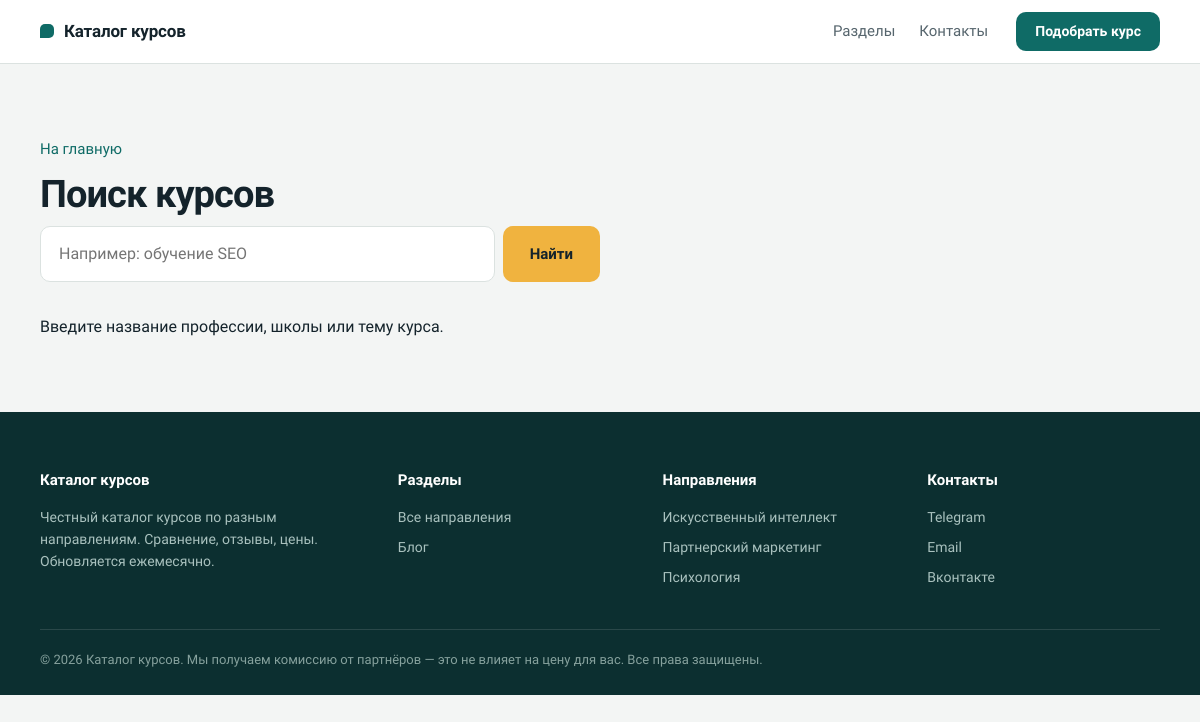
The app's page /search/ with its own data.
### refy/models.py (models this page shows, shortened)
class Section(models.Model):
    category = models.ForeignKey(Category, related_name='sections', null=True,
                                 on_delete=models.PROTECT,
                                 verbose_name='Главный раздел')
    title = models.CharField('Название', max_length=120)
    slug = models.SlugField(unique=True)
    summary = models.CharField('Краткое описание', max_length=200, blank=True)
    icon = models.FileField('Иконка', upload_to='refy/icons/', blank=True)
    seo_title = models.CharField(max_length=160, blank=True)
    seo_description = models.CharField(max_length=300, blank=True)
    seo_text = models.TextField('SEO-текст (HTML)', blank=True)
    position = models.PositiveIntegerField('Порядок', default=0)
    is_active = models.BooleanField('Показывать', default=True)
    class Meta:
        ordering = ['position', 'title']
        verbose_name = 'Раздел'
        verbose_name_plural = 'Разделы'
    def get_absolute_url(self):
        if self.category_id:
            return reverse('refy:section', args=[self.category.slug, self.slug])
        return reverse('refy:home')

### refy/views.py (the view, shortened to what this page needs)
# urls.py: path('search/', views.search, name='search'),
def search(request):
    q = request.GET.get('q', '').strip()[:100]
    words = [w for w in q.split() if len(w) > 1][:5]
    courses = []
    return render(request, 'refy/search.html', {'q': q, 'searched': bool(words), 'courses': courses})

### refy/context_processors.py (called while the page is built)
def nav_sections(request):
    return {'nav_sections': Section.objects.filter(is_active=True)[:8]}

### refy/templates/refy/search.html (shortened to what this page needs)
{% extends 'refy/base.html' %}
{% block content %}
<section>
  <div class="container">
    <a class="crumb" href="{% url 'refy:home' %}">На главную</a>
    <h1 class="section-title">Поиск курсов</h1>
    {% include 'refy/_search_form.html' %}
    <div class="search-results">
      {% if searched %}
        {% if courses %}
        <div class="cards-grid">
          {% for c in courses %}{% include 'refy/_course_card.html' %}{% endfor %}
        </div>
        {% else %}
        <p>По запросу «{{ q }}» ничего не нашли. Попробуйте другое слово или выберите направление на <a href="{% url 'refy:home' %}#sections">главной</a>.</p>
        {% endif %}
      {% else %}
      <p>Введите название профессии, школы или тему курса.</p>
      {% endif %}
    </div>
  </div>
</section>
{% endblock %}

### refy/templates/refy/base.html (shortened to what this page needs)
{% load static %}<!DOCTYPE html>
<html lang="ru">
<head>
<link rel="stylesheet" href="{% static 'css/style.css' %}">
</head>
<body>
<header>
  <div class="container header-inner">
    <a href="{% url 'refy:home' %}" class="logo">Каталог курсов</a>
    <nav aria-label="Основное меню">
      <a href="{% url 'refy:home' %}#sections">Разделы</a>
      <a href="#contacts">Контакты</a>
    </nav>
    <a href="{% url 'refy:home' %}#sections" class="btn btn-primary btn-small hd-cta">Подобрать курс</a>
  </div>
</header>
{% block content %}{% endblock %}
<footer id="contacts">
  <div class="container">
    <div class="footer-grid">
      <div>
        <h4>Каталог курсов</h4>
        <p>Честный каталог курсов по разным направлениям. Сравнение, отзывы, цены. Обновляется ежемесячно.</p>
      </div>
      <div>
        <h4>Разделы</h4>
        <a href="{% url 'refy:home' %}#sections">Все направления</a>
        <a href="#">Блог</a>
      </div>
      <div>
        <h4>Направления</h4>
        {% for s in nav_sections %}<a href="{{ s.get_absolute_url }}">{{ s.title }}</a>{% endfor %}
      </div>
      <div>
        <h4>Контакты</h4>
        <a href="https://t.me/">Telegram</a>
        <a href="mailto:info@psihologiakursy.ru">Email</a>
        <a href="#">Вконтакте</a>
      </div>
    </div>
    <div class="footer-bottom">
      © {% now "Y" %} Каталог курсов. Мы получаем комиссию от партнёров — это не влияет на цену для вас. Все права защищены.
    </div>
  </div>
</footer>
</body>
</html>

### static/css/style.css (style rules this page uses)
:root { --bg:#f3f5f4;--ink:#14232b;--muted:#56656d;--line:#dbe2e0;--teal:#0f6b66;--teal-d:#0b524e;--tint:#e2efed;--deep:#0c2f30;--amber:#f0b33f }
* { margin:0;padding:0;box-sizing:border-box }
html { scroll-behavior:smooth;scroll-padding-top:72px }
body { font-family:'Onest',system-ui,-apple-system,'Segoe UI',sans-serif;color:var(--ink);background:var(--bg);line-height:1.6;-webkit-font-smoothing:antialiased }
.container { max-width:1160px;margin:0 auto;padding:0 20px }
header { background:rgba(255,255,255,.94);backdrop-filter:blur(8px);border-bottom:1px solid var(--line);position:sticky;top:0;z-index:100 }
.header-inner { display:flex;align-items:center;gap:28px;padding-block:12px }
.logo { display:flex;align-items:center;gap:10px;font-weight:700;font-size:17px;color:var(--ink);text-decoration:none;letter-spacing:-.01em }
.logo::before { content:"";width:14px;height:14px;border-radius:5px 5px 5px 0;background:var(--teal) }
nav { display:flex;gap:24px;margin-left:auto;font-size:15px }
nav a { color:var(--muted);text-decoration:none;font-weight:500;padding:6px 0;transition:color .2s }
.btn { display:inline-flex;align-items:center;justify-content:center;gap:8px;padding:14px 26px;border:1.5px solid transparent;border-radius:10px;font-family:inherit;font-size:15px;font-weight:600;line-height:1.2;cursor:pointer;text-decoration:none;transition:background .2s,color .2s,border-color .2s }
.btn-primary { background:var(--teal);color:#fff }
.btn-small { padding:10px 18px;font-size:14px }
section { padding:72px 0 }
.section-title { font-size:clamp(26px,3.4vw,38px);font-weight:800;letter-spacing:-.025em;line-height:1.15;margin-bottom:10px }
footer { background:var(--deep);color:#a9c1be;padding:56px 0 24px;font-size:14px }
footer h4 { color:#fff;font-size:15px;font-weight:700;margin-bottom:14px }
footer a { display:block;color:#a9c1be;text-decoration:none;margin-bottom:8px }
.footer-grid { display:grid;grid-template-columns:1.4fr 1fr 1fr 1fr;gap:32px;margin-bottom:32px }
.footer-bottom { border-top:1px solid rgba(255,255,255,.12);padding-top:20px;font-size:13px;color:#86a19d }
.crumb { display:inline-block;margin-bottom:12px;color:var(--teal);text-decoration:none;font-weight:500;font-size:15px }
.search-results { margin-top:32px }

### records on screen
Section: title "Искусственный интеллект"
Section: title "Партнерский маркетинг"
Section: title "Психология"
